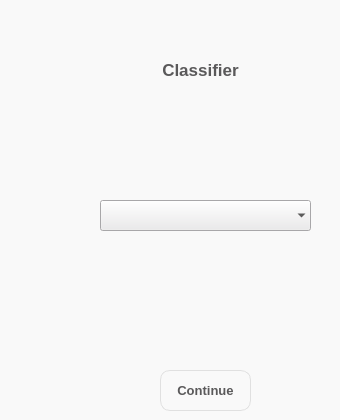
     <widget class="QWidget" name="ml_page">
      <property name="styleSheet">
       <string notr="true">background-color: rgb(249,249,249);</string>
      </property>
      <widget class="QLabel" name="label_9">
       <property name="geometry">
        <rect>
         <x>70</x>
         <y>50</y>
         <width>261</width>
         <height>41</height>
        </rect>
       </property>
       <property name="font">
        <font>
         <family>Segoe UI</family>
         <pointsize>13</pointsize>
         <weight>75</weight>
         <bold>true</bold>
        </font>
       </property>
       <property name="styleSheet">
        <string notr="true">color: rgb(90, 89, 90);</string>
       </property>
       <property name="text">
        <string>&lt;html&gt;&lt;head/&gt;&lt;body&gt;&lt;p align=&quot;center&quot;&gt;Classifier&lt;/p&gt;&lt;/body&gt;&lt;/html&gt;</string>
       </property>
      </widget>
      <widget class="QComboBox" name="ml_method">
       <property name="geometry">
        <rect>
         <x>100</x>
         <y>200</y>
         <width>211</width>
         <height>31</height>
        </rect>
       </property>
       <property name="font">
        <font>
         <family>Segoe UI</family>
         <pointsize>10</pointsize>
         <weight>75</weight>
         <bold>true</bold>
        </font>
       </property>
       <property name="styleSheet">
        <string notr="true">background-color: rgb(235, 234, 236);</string>
       </property>
       <property name="placeholderText">
        <string>Select Method</string>
       </property>
       <property name="frame">
        <bool>false</bool>
       </property>
       <item>
        <property name="text">
         <string>KNN</string>
        </property>
       </item>
       <item>
        <property name="text">
         <string>Decision Tree</string>
        </property>
       </item>
       <item>
        <property name="text">
         <string>Random Forest</string>
        </property>
       </item>
       <item>
        <property name="text">
         <string>SVM</string>
        </property>
       </item>
       <item>
        <property name="text">
         <string>K-Means Clustering</string>
        </property>
       </item>
       <item>
        <property name="text">
         <string>DB Scan</string>
        </property>
       </item>
      </widget>
      <widget class="QPushButton" name="ml_choose">
       <property name="geometry">
        <rect>
         <x>160</x>
         <y>370</y>
         <width>91</width>
         <height>41</height>
        </rect>
       </property>
       <property name="font">
        <font>
         <family>Segoe UI</family>
         <pointsize>10</pointsize>
         <weight>75</weight>
         <bold>true</bold>
        </font>
       </property>
       <property name="styleSheet">
        <string notr="true">QPushButton#ml_choose {
    border-radius: 10px;
border: 1px solid rgb(224,224,224);
    color: rgb(90, 89, 90);
}

QPushButton:hover {
    /* Add your hover effect styles here */
    background-color: rgb(170,172,175); /* Example: change background color to red */
}
</string>
       </property>
       <property name="text">
        <string>Continue</string>
       </property>
      </widget>
     </widget>
